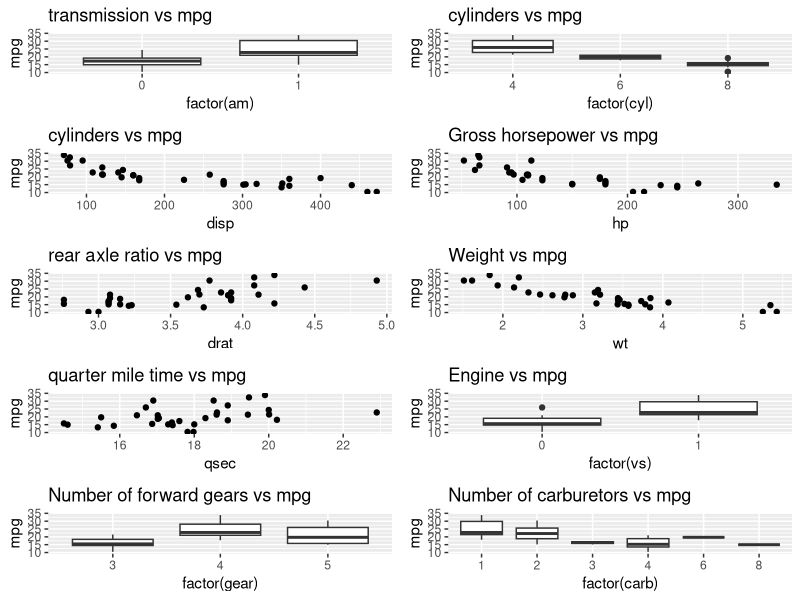
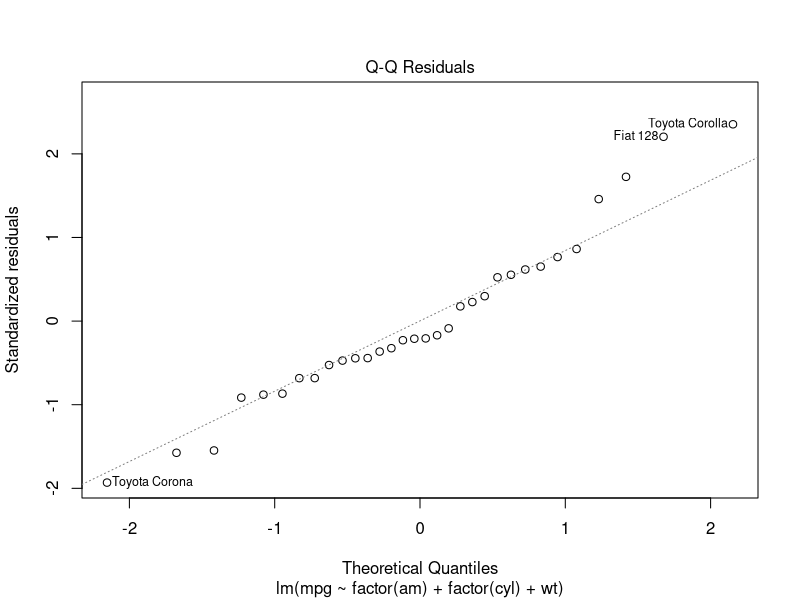

Write the R code that produced these figures, in order.
## ---- chunk 1
knitr::opts_chunk$set(echo = TRUE)
## ---- chunk 2
#load required package
library(ggplot2)
library(gridExtra)
library(dplyr)
data(mtcars)
## ---- chunk 3
str(mtcars)
## ---- chunk 4
fit1<-lm(mpg~factor(am),data=mtcars)
fit2<-update(fit1,mpg~factor(am)+factor(cyl))
fit3<-update(fit1,mpg~factor(am)+factor(cyl)+wt)
fit4<-update(fit1,mpg~factor(am)+factor(cyl)+wt+hp)
fit5<-update(fit1,mpg~factor(am)+factor(cyl)+wt+hp+drat)
fit6<-update(fit1,mpg~factor(am)+factor(cyl)+wt+hp+drat+disp)
fit7<-update(fit1,mpg~factor(am)+factor(cyl)+wt+hp+drat+disp+qsec)
fit8<-update(fit1,mpg~factor(am)+factor(cyl)+wt+hp+drat+disp+qsec+factor(vs))
fit9<-update(fit1,mpg~factor(am)+factor(cyl)+wt+hp+drat+disp+qsec+factor(vs)+factor(gear))
fit10<-update(fit1,mpg~factor(am)+factor(cyl)+wt+hp+drat+disp+qsec+factor(vs)+factor(gear)+factor(carb))
anova(fit1,fit2,fit3,fit4,fit5,fit6,fit7,fit8,fit9,fit10)

fit3_rev<-lm(mpg~factor(am)+factor(cyl)+hp,data = mtcars)
mthat<-hatvalues(fit3_rev)
head(sort(mthat,decreasing=T),5)
## ---- chunk 5
mtcarsno<-mtcars[-31,]
fit<-lm(mpg~factor(am)+factor(cyl)+hp,data=mtcarsno)
round(coef(fit),2)
## ---- chunk 6

#compare mileage between auto and manual
g_am<-ggplot(data=mtcars,aes(x=factor(am),y=mpg))+geom_boxplot()+
    labs(title="transmission vs mpg")

#compare mileage between number of cylinders
g_cyl<-ggplot(data=mtcars,aes(x=factor(cyl),y=mpg))+geom_boxplot()+
    labs(title="cylinders vs mpg")

#compare mileage between displacement
g_disp<-ggplot(data=mtcars,aes(x=disp,y=mpg))+geom_point()+
    labs(title="cylinders vs mpg")

#compare mileage between number of hp
g_hp<-ggplot(data=mtcars,aes(x=hp,y=mpg))+geom_point()+
    labs(title="Gross horsepower vs mpg")

#compare mileage between number of drat
g_drat<-ggplot(data=mtcars,aes(x=drat,y=mpg))+geom_point()+
    labs(title="rear axle ratio vs mpg")

#compare mileage between wt
g_wt<-ggplot(data=mtcars,aes(x=wt,y=mpg))+geom_point()+
    labs(title="Weight vs mpg",xlab="Weigt(1000 lbs)")

#compare mileage between qsec
g_qsec<-ggplot(data=mtcars,aes(x=qsec,y=mpg))+geom_point()+
    labs(title="quarter mile time vs mpg")

#compare mileage between Engine type
g_vs<-ggplot(data=mtcars,aes(x=factor(vs),y=mpg))+geom_boxplot()+
    labs(title="Engine vs mpg")

#compare mileage between number of forward gears
g_gear<-ggplot(data=mtcars,aes(x=factor(gear),y=mpg))+geom_boxplot()+
    labs(title="Number of forward gears vs mpg")

#compare mileage between number of carburetors
g_carb<-ggplot(data=mtcars,aes(x=factor(carb),y=mpg))+geom_boxplot()+
    labs(title="Number of carburetors vs mpg")

grid.arrange(g_am,g_cyl,g_disp,g_hp,g_drat,g_wt,g_qsec,g_vs,g_gear,g_carb, ncol=2)
## ---- chunk 7

plot(fit3,which=2)

